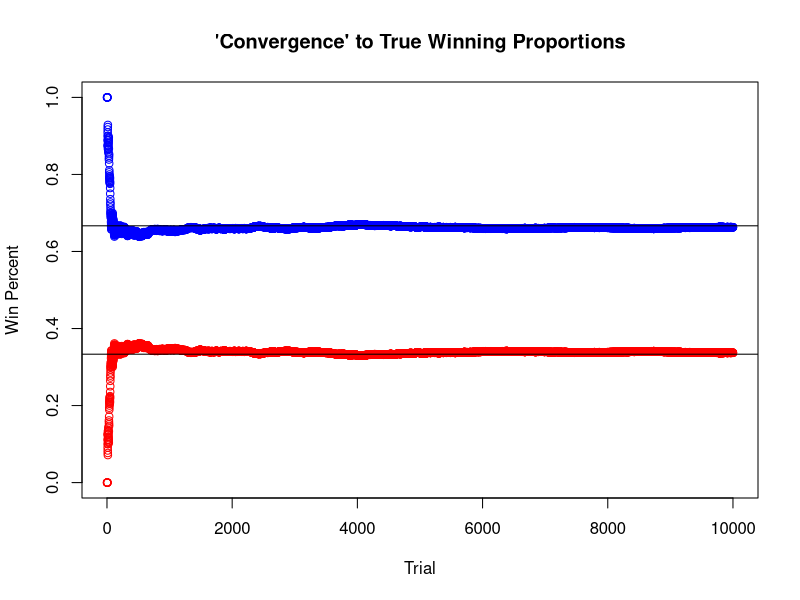

Reproduce this figure in R.
################################################
## Implementation of the Monty Hall Problem in R
## 3-18-2016
## Feel free to use for demonstration purposes

## Number of simulations
N <- 10000

## Randomly select the doors which have the prize behind it
prize <- sample(1:3, N, replace = TRUE)

## Randomly select the contestant's door choice
stay <- sample(1:3, N, replace = TRUE)


reveal <- rep(0, N)
change <- rep(0, N)

for(i in 1:N) {
  x <- c(1:3)[-c(prize[i], stay[i])]

  ## If contestant chose wrong door, then only one possible door to reveal
  ## If contestant already chose the correct door, then two possible doors to reveal
  ## If so, choose randomly which door to reveal
  reveal[i] <- x[sample.int(length(x), size = 1)]

  ## This changes from the original choice to the other door not revealed
  change[i] <- c(1:3)[-c(reveal[i], stay[i])]
}

## Number of wins for changing or staying with initial door respectively
changewin <- ifelse(change == prize, 1, 0)
staywin <- ifelse(stay == prize, 1, 0)

## Proportion of wins
change_perc <- mean(changewin)
stay_perc <- mean(staywin)

## To display the results nicely
d1 <- "\n Monty Hall Problem Simulation\n\n\"Don't Switch\"\n"
d2 <- "\n                           Wins = "
d3 <- "\n               Number of Trials = "
d4 <- "\n    Observed Winning Proportion = "
d5 <- "\n Theoretical Winning Proportion = "
d6 <- "\n\n\"Switch to Other Door\"\n"

cat(d1, d2, sum(staywin), d3, N, d4, stay_perc, d5, 1/3, d6,
    d2, sum(changewin), d3, N, d4, change_perc, d5, 2/3)

## Plot 'convergence' to true winning proportions
## Blue is switching doors, red is staying
plot.new()
plot(cumsum(changewin) / c(1:N), main = "'Convergence' to True Winning Proportions",
     xlab = "Trial", ylab = "Win Percent", ylim = c(0, 1), col = "blue")
abline(h = 2/3)
points(cumsum(staywin) / c(1:N), type = "p", col = "red")
abline(h = 1/3)
